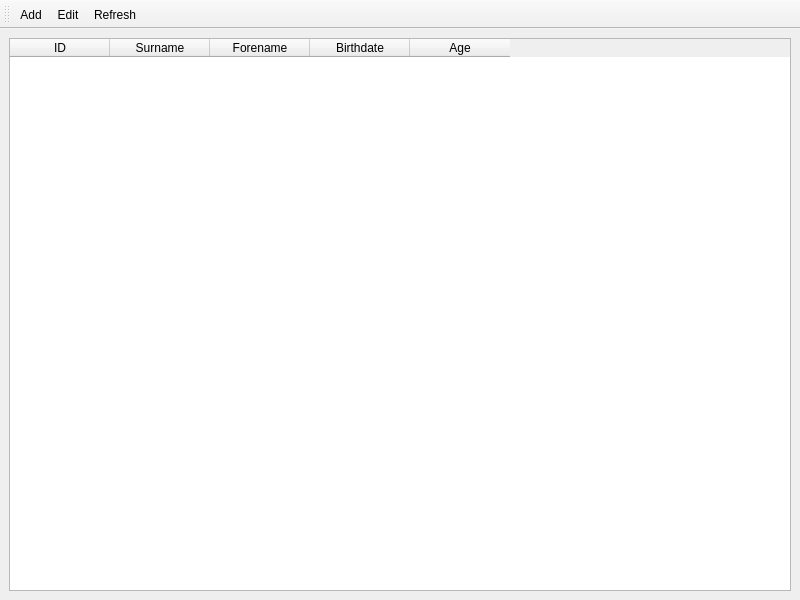
<?xml version="1.0" encoding="UTF-8"?>
<ui version="4.0">
 <class>MainWindow</class>
 <widget class="QMainWindow" name="MainWindow">
  <property name="geometry">
   <rect>
    <x>0</x>
    <y>0</y>
    <width>800</width>
    <height>600</height>
   </rect>
  </property>
  <property name="windowTitle">
   <string>MainWindow</string>
  </property>
  <widget class="QWidget" name="centralwidget">
   <layout class="QVBoxLayout" name="verticalLayout_2">
    <item>
     <widget class="QTableWidget" name="tableWidget">
      <property name="editTriggers">
       <set>QAbstractItemView::EditTrigger::NoEditTriggers</set>
      </property>
      <property name="sortingEnabled">
       <bool>true</bool>
      </property>
      <attribute name="verticalHeaderVisible">
       <bool>false</bool>
      </attribute>
      <column>
       <property name="text">
        <string>ID</string>
       </property>
      </column>
      <column>
       <property name="text">
        <string>Surname</string>
       </property>
      </column>
      <column>
       <property name="text">
        <string>Forename</string>
       </property>
      </column>
      <column>
       <property name="text">
        <string>Birthdate</string>
       </property>
      </column>
      <column>
       <property name="text">
        <string>Age</string>
       </property>
      </column>
     </widget>
    </item>
   </layout>
  </widget>
  <widget class="QMenuBar" name="menubar">
   <property name="geometry">
    <rect>
     <x>0</x>
     <y>0</y>
     <width>800</width>
     <height>23</height>
    </rect>
   </property>
  </widget>
  <widget class="QToolBar" name="toolBar">
   <property name="windowTitle">
    <string>toolBar</string>
   </property>
   <property name="iconSize">
    <size>
     <width>30</width>
     <height>30</height>
    </size>
   </property>
   <attribute name="toolBarArea">
    <enum>TopToolBarArea</enum>
   </attribute>
   <attribute name="toolBarBreak">
    <bool>false</bool>
   </attribute>
   <addaction name="actionadd"/>
   <addaction name="actionEdit"/>
   <addaction name="actionRefresh"/>
  </widget>
  <action name="actionadd">
   <property name="icon">
    <iconset theme="QIcon::ThemeIcon::ContactNew"/>
   </property>
   <property name="text">
    <string>Add</string>
   </property>
   <property name="menuRole">
    <enum>QAction::MenuRole::NoRole</enum>
   </property>
  </action>
  <action name="actionEdit">
   <property name="icon">
    <iconset resource="resource.qrc">
     <normaloff>:/new/prefix1/icons/pencil-color-icon.png</normaloff>:/new/prefix1/icons/pencil-color-icon.png</iconset>
   </property>
   <property name="text">
    <string>Edit</string>
   </property>
   <property name="shortcut">
    <string>Return</string>
   </property>
   <property name="menuRole">
    <enum>QAction::MenuRole::NoRole</enum>
   </property>
  </action>
  <action name="actionRefresh">
   <property name="icon">
    <iconset theme="QIcon::ThemeIcon::ViewRefresh"/>
   </property>
   <property name="text">
    <string>Refresh</string>
   </property>
   <property name="menuRole">
    <enum>QAction::MenuRole::NoRole</enum>
   </property>
  </action>
 </widget>
 <resources>
  <include location="resource.qrc"/>
 </resources>
 <connections/>
</ui>
